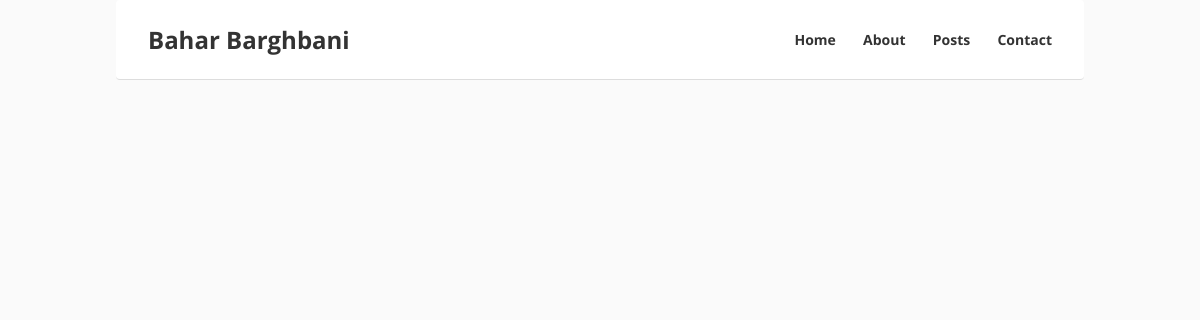
Page /blog/posts/ on the earlier database version.
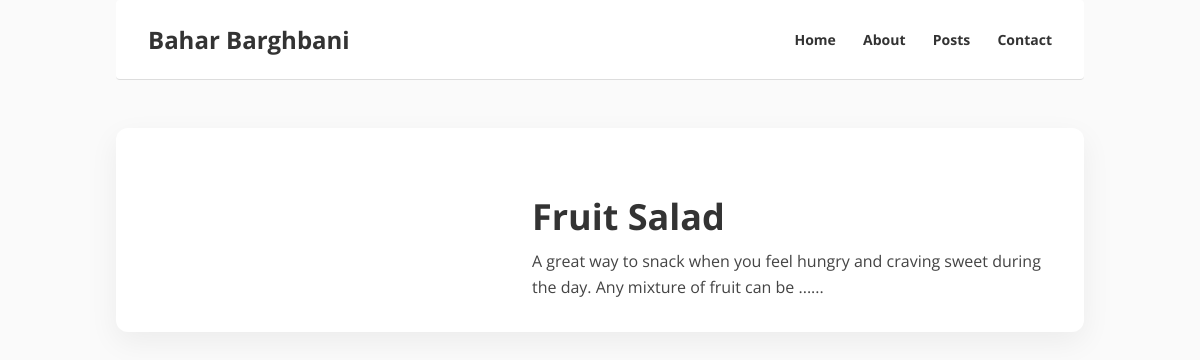
Same page on the later database version.
### blog/models.py (models this page shows, shortened)
class Post(models.Model):
    post_title = models.CharField(max_length=20, default="Post")
    post_preview = models.CharField(max_length=200, default="Preview")
    content = models.CharField(max_length=200)
    image = models.ImageField(upload_to='post_images/', blank=True, null=True) # needs edit

### blog/views.py (the view)
# urls.py: path("posts/", views.Posts, name="posts"),
def Posts(request):
    posts = Post.objects.all()
    context = {
        'posts_list': posts,
    }
    return render(request, 'blog/posts.html', context)

### blog/templates/blog/posts.html
{% extends "base.html" %}
{% block body %}
        {% for post in posts_list %}
        {% include "blog/post_card.html" with post=post %}
        {% endfor %}
{% endblock %}

### blog/templates/blog/post_card.html (shortened to what this page needs)
{% load static %}
<a class="container post-card" href="{% url 'blog:detail' post.id %}">
    {% if post.image %}
    <div class="post-image">
    </div>
    {% endif %}
    <div class="post-text">
        <h4 class="post-title">
            {{ post.post_title }}
        </h4>
        <div class="post-preview">
            {{ post.post_preview }}...
        </div>
    </div>
</a>

Differences in the rows shown:
added Post: post_title "Fruit Salad", post_preview "A great way to snack when you feel hungry and craving sweet during the day. Any mixture of fruit can be ..."
